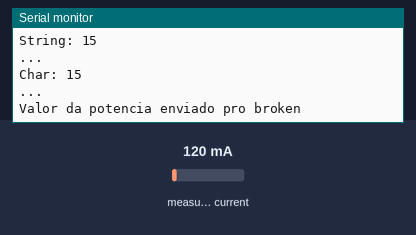
The sketch below on a simulated ESP8266 (NodeMCU). Shown: the last lines printed to the serial monitor. Inputs (shaded band) come from the test bench; at power-on: measured current 120 mA. WiFi joins after 1.5 s; servers stay silent unless stated; no MQTT or app messages arrive unless stated.

Above: at 2.7 s.
2.8 s: measured current set to 40 mA
At 8.0 s:
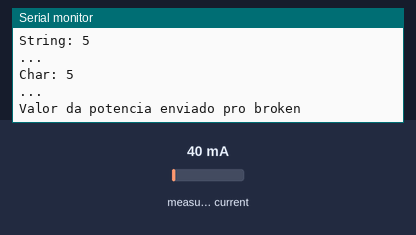
8.6 s: measured current set to 500 mA
At 12.5 s:
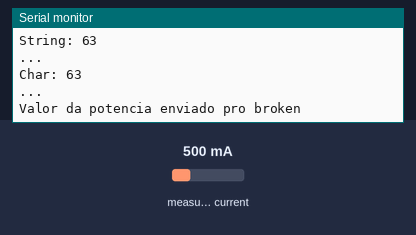
Timing chart, 0 to 14.0 s (numbered marks = the images above; inputs shaded):
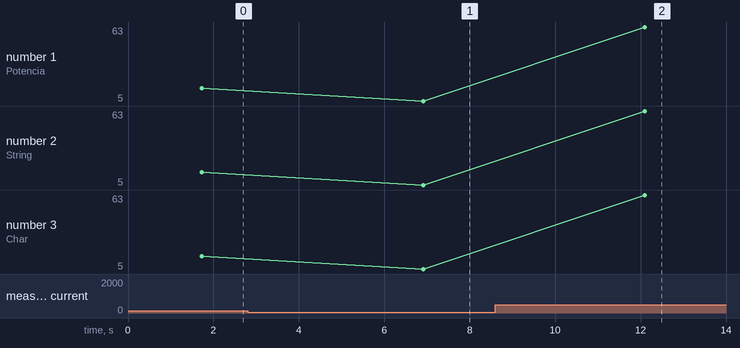

The sketch:

MQTT_Publish.ino
```cpp
/*
 * ESP8266 (Adafruit HUZZAH) Mosquitto MQTT Publish Example
 * Thomas Varnish (https://github.com/tvarnish), (https://www.instructables.com/member/Tango172)
 * Made as part of my MQTT Instructable - "How to use MQTT with the Raspberry Pi and ESP8266"
 */
#include <ESP8266WiFi.h> // Enables the ESP8266 to connect to the local network (via WiFi)
#include <PubSubClient.h> // Allows us to connect to, and publish to the MQTT broker
#include "EmonLib.h"

// Esp8266
EnergyMonitor SCT013;
int pinSCT = A0;   //Pino analógico conectado ao SCT-013
int tensao = 127;
//int potencia;

// WiFi
// Make sure to update this for your own WiFi network!
const char* ssid = "Oi_Velox_WiFi_0C60";//"Your SSID";
const char* wifi_password = "pedronat";

// MQTT
// Make sure to update this for your own MQTT Broker!
const char* mqtt_server = "192.168.0.9";//"MQTT Broker IP Address";
//const char* mqtt_server = "192.168.56.1";//"MQTT Broker IP Address";
const char* mqtt_topic = "energia";
//const char* mqtt_username = "pi";
//const char* mqtt_password = "raspberry";
const char* mqtt_username = "PEDRO";
const char* mqtt_password = "";
// The client id identifies the ESP8266 device. Think of it a bit like a hostname (Or just a name, like Greg).
const char* clientID = "04061995";

long randNumber;

// Initialise the WiFi and MQTT Client objects
WiFiClient wifiClient;
PubSubClient client(mqtt_server, 3000, wifiClient); // 1883 is the listener port for the Broker

void setup() {
  Serial.begin(115200);

  Serial.print("Connecting to ");
  Serial.println(ssid);

  // esp8266
  SCT013.current(pinSCT, 6.0606);

  // Connect to the WiFi
  WiFi.begin(ssid, wifi_password);

  // Wait until the connection has been confirmed before continuing
  while (WiFi.status() != WL_CONNECTED) {
    delay(500);
    Serial.print(".");
  }

  // Debugging - Output the IP Address of the ESP8266
  Serial.println("WiFi connected");
  Serial.print("IP address: ");
  Serial.println(WiFi.localIP());

  // Connect to MQTT Broker
  // client.connect returns a boolean value to let us know if the connection was successful.
  // If the connection is failing, make sure you are using the correct MQTT Username and Password (Setup Earlier in the Instructable)
  if (client.connect(clientID, mqtt_username, mqtt_password)) {
    Serial.println("Connected to MQTT Broker!");
  }
  else {
    Serial.println("Connection to MQTT Broker failed...");
  }

}

void loop() {
    int potencia;
    double Irms = SCT013.calcIrms(1480);   // Calcula o valor da Corrente
    potencia = Irms * tensao;          // Calcula o valor da Potencia Instantanea

    Serial.print("Potencia = ");
    Serial.print(potencia);
    Serial.println(" W");

    Serial.println("...");

    String SerialData="";
    SerialData = String(potencia);
    Serial.print("String: ");
    Serial.println(SerialData);
    Serial.println("...");
    const char* pot = SerialData.c_str();
    Serial.print("Char: ");
    Serial.println(pot);
    Serial.println("...");
    //const char* pot[8];//String(getPotencia());
    //sprintf(pot, "%d", potencia);

    // PUBLISH to the MQTT Broker (topic = mqtt_topic, defined at the beginning)
    // Here, "Button pressed!" is the Payload, but this could be changed to a sensor reading, for example.
    if (client.publish(mqtt_topic, pot)) {
      Serial.println("Valor da potencia enviado pro broken");
    }
    // Again, client.publish will return a boolean value depending on whether it succeded or not.
    // If the message failed to send, we will try again, as the connection may have broken.
    else {
      Serial.println("Message failed to send. Reconnecting to MQTT Broker and trying again");
      client.connect(clientID, mqtt_username, mqtt_password);
      delay(10); // This delay ensures that client.publish doesn't clash with the client.connect call
      client.publish(mqtt_topic, pot);
    }
    delay(5000);
}
```

Measured:
- after the input at 2.8 s, the serial monitor: prints a new line after 4.1 s (image 1)
- after the input at 8.6 s, the serial monitor: prints a new line after 3.5 s (image 2)
- plotted number 1: 15 → 5 after the input at 2.8 s, 5 → 63 after the input at 8.6 s
- plotted number 2: 15 → 5 after the input at 2.8 s, 5 → 63 after the input at 8.6 s
- plotted number 3: 15 → 5 after the input at 2.8 s, 5 → 63 after the input at 8.6 s
